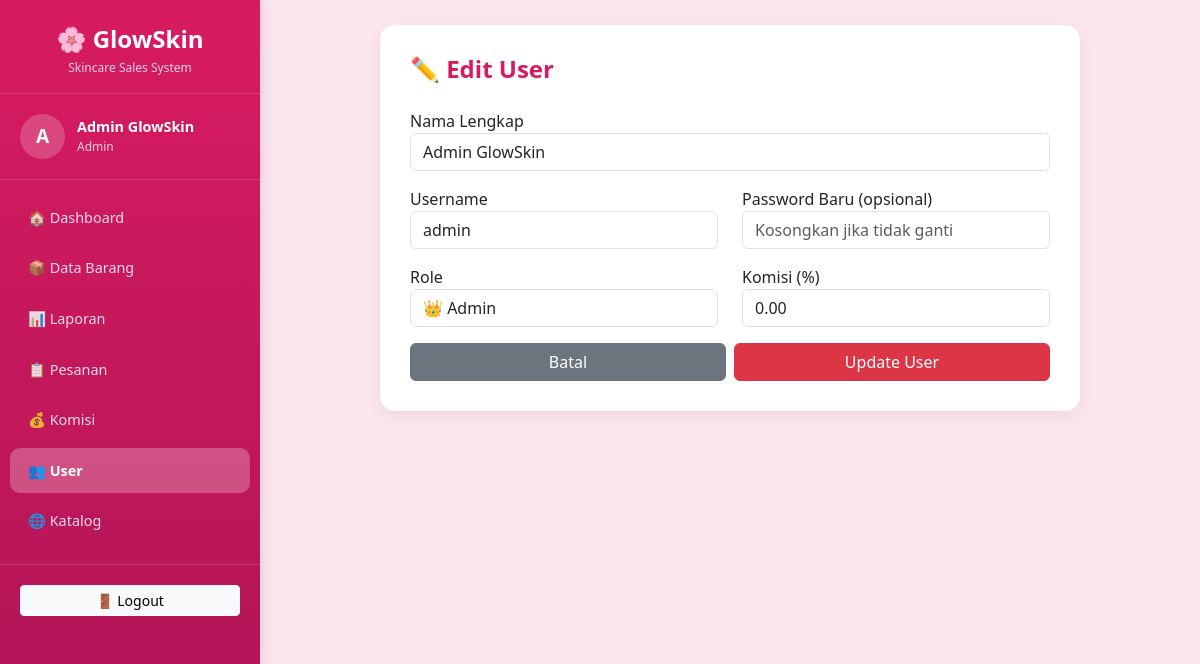
Page /views/user/edit.php?id=1 (signed in) on the committed database.
### tables this page shows
CREATE TABLE `users` (
  `id_user` int(11) NOT NULL,
  `nama_lengkap` varchar(100) NOT NULL,
  `username` varchar(50) NOT NULL,
  `password` varchar(255) NOT NULL,
  `role` enum('admin','sales') NOT NULL,
  `komisi_persen` decimal(5,2) DEFAULT 0.00,
  `created_at` timestamp NOT NULL DEFAULT current_timestamp()
);

### views/user/edit.php (the view, shortened to what this page needs)
<?php
require_once '../../config/koneksi.php';
$id = $_GET['id'];
$query = mysqli_query($koneksi, "SELECT * FROM users WHERE id_user = '$id'");
$user = mysqli_fetch_assoc($query);
?>
<!DOCTYPE html>
<html lang="id">
<head>
    <link href="https://cdn.jsdelivr.net/npm/bootstrap@5.3.0/dist/css/bootstrap.min.css" rel="stylesheet">
</head>
<body>
<?php include '../partials/sidebar.php'; ?>
<div class="main-content">
    <div class="page-card">
        <h4>✏️ Edit User</h4>
        <form action="../../controllers/UserController.php?aksi=edit" method="POST">
            <div class="mb-3">
                <label>Nama Lengkap</label>
                <input type="text" name="nama_lengkap" class="form-control" value="<?= htmlspecialchars($user['nama_lengkap']); ?>" required>
            </div>
            <div class="row">
                <div class="col-md-6 mb-3">
                    <label>Username</label>
                    <input type="text" name="username" class="form-control" value="<?= htmlspecialchars($user['username']); ?>" required>
                </div>
                <div class="col-md-6 mb-3">
                    <label>Password Baru (opsional)</label>
                    <input type="text" name="password" class="form-control" placeholder="Kosongkan jika tidak ganti">
                </div>
            </div>
            <div class="row">
                <div class="col-md-6 mb-3">
                    <label>Role</label>
                    <select name="role" class="form-control" required>
                        <option value="admin" <?= $user['role'] == 'admin' ? 'selected' : ''; ?>>👑 Admin</option>
                    </select>
                </div>
                <div class="col-md-6 mb-3">
                    <label>Komisi (%)</label>
                    <input type="number" name="komisi_persen" class="form-control" value="<?= $user['komisi_persen']; ?>" step="0.01" min="0" max="100">
                </div>
            </div>
            <div class="d-flex gap-2">
                <a href="index.php" class="btn btn-secondary w-50">Batal</a>
                <button type="submit" class="btn btn-danger w-50">Update User</button>
            </div>
        </form>
    </div>
</div>
</body>
</html>

### views/user/edit.php (style rules this page uses)
.page-card { border: none; border-radius: 15px; box-shadow: 0 5px 15px rgba(0,0,0,0.05); padding: 30px; background: white; max-width: 700px; margin: auto; }
.page-card h4 { color: #d81b60; font-weight: bold; margin-bottom: 25px; }

### views/partials/sidebar.php (style rules this page uses)
* { box-sizing: border-box; }
html, body { margin: 0; padding: 0; width: 100%; overflow-x: hidden; }
body { background-color: #fce4ec; font-family: 'Segoe UI', sans-serif; }
.main-content { margin-left: 260px; padding: 25px; min-height: 100vh; max-width: calc(100% - 260px); overflow-x: hidden; }
.page-card, .kasir-card { border: none; border-radius: 15px; box-shadow: 0 5px 15px rgba(0,0,0,0.05); background: white; }

### rows in the picture
users: nama_lengkap "Admin GlowSkin", username "admin", role "👑 Admin", komisi_persen "0.00"

### other values in the picture
$inisial "A"
$_SESSION['nama_lengkap'] "Admin GlowSkin"
$_SESSION['role'] "Admin"
